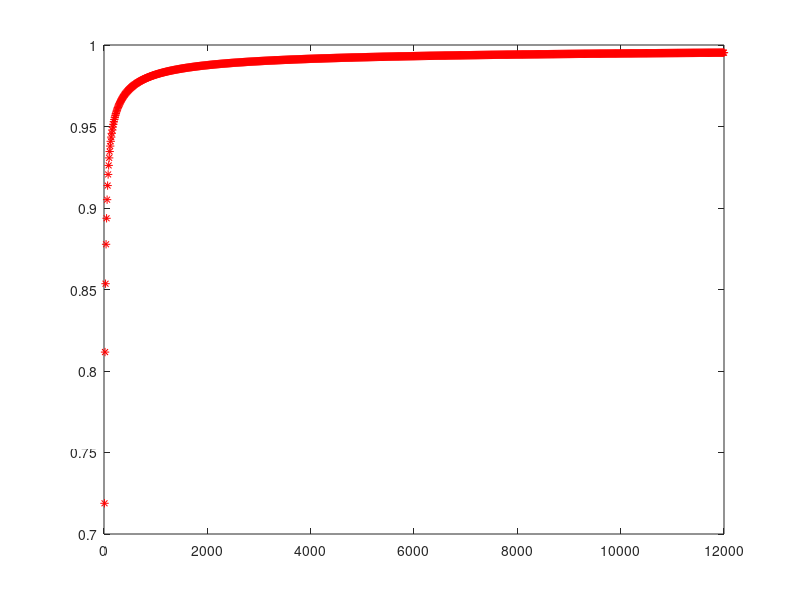

The MATLAB script that drew this image:
W1=[0.2,-0.3;0.4,0.1;-0.5,0.2];  %??????
W2=[-0.3;-0.2];                  %??????
u1=[-0.4,0.2];                   %????????
u2=0.1;                          %????????
x1=[1,0,1];                      %????
lr=0.9;                          %???
for i=1:1:12000
    Mi1=x1*W1+u1;
    O1=sigmf(Mi1,[1,0]);
    Mi2=O1*W2+u2;
    O2=sigmf(Mi2,[1,0]);
    E6=O2*(1-O2)*(1-O2);
    E5=O1(1,2)*(1-O1(1,2))*E6*W2(2,1);
    E4=O1(1,1)*(1-O1(1,1))*E6*W2(1,1);
    %????????
    W2(1,1)=W2(1,1)+lr*E6*O1(1,1);
    W2(2,1)=W2(2,1)+lr*E6*O1(1,2);
    W1(1,1)=W1(1,1)+lr*E4*x1(1,1);
    W1(1,2)=W1(1,2)+lr*E5*x1(1,1);
    W1(2,1)=W1(2,1)+lr*E4*x1(1,2);
    W1(2,2)=W1(2,2)+lr*E5*x1(1,2);
    W1(3,1)=W1(3,1)+lr*E4*x1(1,3);
    W1(3,2)=W1(3,2)+lr*E5*x1(1,3);
    u2=u2+lr*E6;
    u1(1,1)=u1(1,1)+lr*E4;
    u1(1,2)=u1(1,2)+lr*E5;
    if rem(i,10)==0
    disp(i)
    disp('times runed,the result is:')
    disp(O2)
    disp(',the first layer is:W1')
    disp(W1)
    disp('u1')
    disp(u1)
    disp(',the second layer is:W2')
    disp(W2)
    disp('u2')
    disp(u2)
    plot(i,O2,'r*');
    hold on;
    end
    
    
    
    
end


